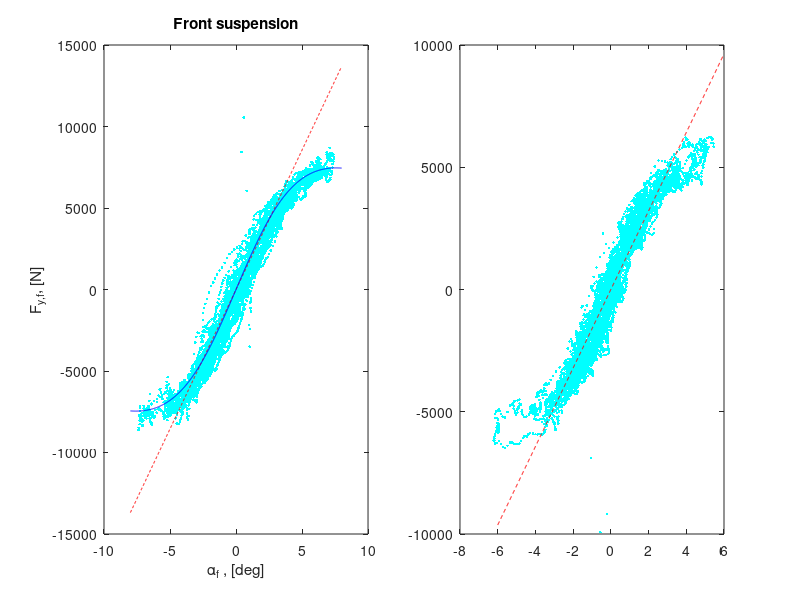
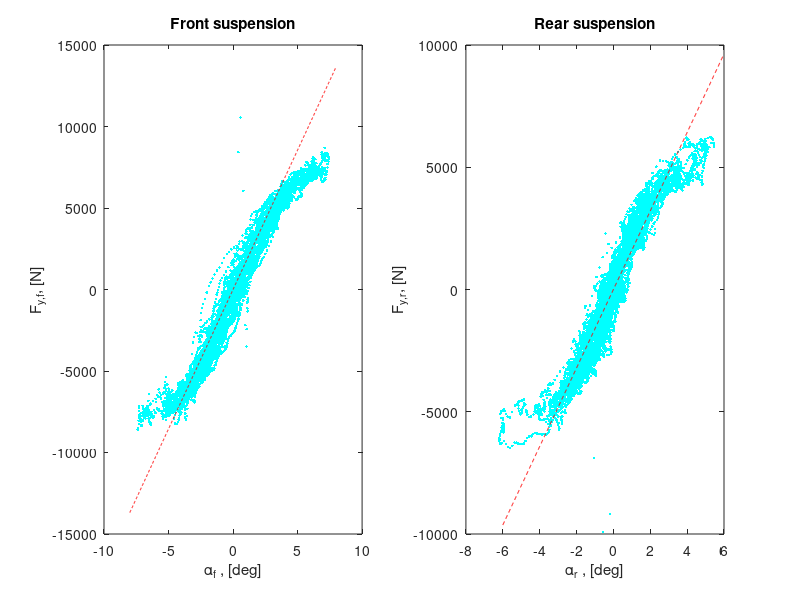

Write MATLAB code to recreate these figures, in order. (Note: this script raises an error after producing the figures.)
% % % % % % % % % % % % % % % % % 
%
% TSFS02
% Exercise 2 - Lateral Dynamics
%
% Task 6: Identify Tire Parameters
% 
% % % % % % % % % % % % % % % % % 

% Cell 1
clear all

%% Cell 2: Load data
% Load vehicle parameters
load('vehicleParameters.mat') % L, l1, m, Iz, g

% Load measurement data from double lane change tests
load('tireParaMeas.mat') % delta, ay, Omegaz, dOmegaz, vx, vy

%% Cell 3: Calculate slip angles and lateral forces
l2 = L-l1;
g = 9.81;

alphaf = delta-(l1.*Omegaz+vy)./vx;
alphar = (l2.*Omegaz-vy)./vx;
Fyf = (m.*ay+(Iz.*dOmegaz)./l2)./(cos(delta).*(1+l1/l2));
Fyr = (m.*ay-(Iz.*dOmegaz)./l1)./(1+l2/l1);

%% Cell 4: Plot Fy-alpha diagram of measurement data
fHandle = figure('position',[560 527 1116 420]);
subplot(121)
plot(alphaf*180/pi,Fyf,'.c')
title('Front suspension')
ylabel('F_{y,f}, [N]')
xlabel('\alpha_f , [deg]')
subplot(122)
plot(alphar*180/pi,Fyr,'.c')
title('Rear suspension')
ylabel('F_{y,r}, [N]')
xlabel('\alpha_r , [deg]')

%% Cell 5: Determine cornering stiffness
% Cornering stiffnesses

Caf = alphaf\(Fyf/2); 
Car = alphar\(Fyr/2);

Caf = 4.9e4;
Car = 4.6e4;

% slip angle range (only for plotting)
af = [-8:.01:8]*pi/180;
ar = [-6:.01:6]*pi/180;

% Force equations, linear model
FyfL = 2*Caf*af;
FyrL = 2*Car*ar;

%% Cell 6: Plot cornering stiffness
figure();
subplot(121)
plot(alphaf*180/pi,Fyf,'.c'); hold on
plot(af*180/pi,FyfL,'--r'); hold off
title('Front suspension')
ylabel('F_{y,f}, [N]')
xlabel('\alpha_f , [deg]')
subplot(122)
plot(alphar*180/pi,Fyr,'.c'); hold on
plot(ar*180/pi,FyrL,'--r'); hold off
title('Rear suspension')
ylabel('F_{y,r}, [N]')
xlabel('\alpha_r , [deg]')

%% Cell 7: Determine Magic Formula parameters

% Front Magic Formula parameters

Cf_init = 1.9584;
mu_y_init = 1;
Fz_init = m*g*l2/(2*L);
Df_init = mu_y_init*Fz_init;
Df_init = 4.194e3;
Bf_init = Caf/(Cf_init*Df_init);
Bf_init = 13.38;

start_values = [Cf_init Df_init Bf_init];
MF_f = zeros(1,3);

% fit_equation = fittype(@(Bf,Cf,Df,alphaf) Df.*sin(Cf.*atan(Bf.*alphaf)));
% fit_data = fit(alphaf,Fyf,fit_equation,start_values);

fit_equation = @(MF_f,alphaf)(MF_f(2).*sin(MF_f(1).*atan(MF_f(3).*alphaf)));
MF_f = lsqcurvefit(fit_equation,start_values,alphaf,Fyf);

Cf = MF_f(1);
Df = MF_f(2);
Bf = MF_f(3);

% Rear Magic Formula parameters

% Cr = 
% Dr = 
% Br = 

% Force equations, Magic Formula
FyfMF = Df*sin(Cf*atan(Bf*af));
% FyrMF = Dr*sin(Cr*atan(Br*ar));

%% Cell 8: Plot tire models on top of measurement data
figure(fHandle);
subplot(121)
plot(alphaf*180/pi,Fyf,'.c'); hold on
plot(af*180/pi,FyfL,'--r')
plot(af*180/pi,FyfMF,'b'); hold off
title('Front suspension')
ylabel('F_{y,f}, [N]')
xlabel('\alpha_f , [deg]')
subplot(122)
plot(alphar*180/pi,Fyr,'.c'); hold on
plot(ar*180/pi,FyrL,'--r')
plot(ar*180/pi,FyrMF,'b'); hold off
title('Rear suspension')
ylabel('F_{y,r}, [N]')
xlabel('\alpha_r , [deg]')

%% Cell 9: Save tire parameters
MFcoef.Bf = Bf;
MFcoef.Cf = Cf;
MFcoef.Df = Df;
MFcoef.Br = Br;
MFcoef.Cr = Cr;
MFcoef.Dr = Dr;
save('tireParameters.mat','Caf','Car','MFcoef')
